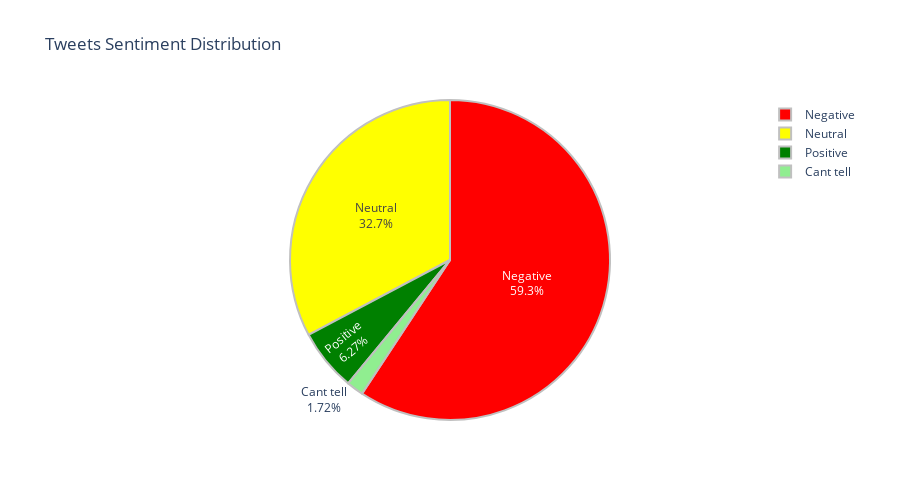

The code cell stored with this chart in its notebook:
### Markdown cell above
As we can see from the counts there is class imbalance in data

### Code cell
sentiment_label = ['Negative','Neutral','Positive','Can''t tell']
count_values = df_value_counts['counts']
colors = ['red', 'yellow', 'green', 'lightgreen']
sentiments = go.Pie(labels=sentiment_label, values=count_values, marker=dict(colors=colors
                                                            , line=dict(color='#C0C0C0',width=2)),
                                                            name='Twitter Sentiments', textinfo='label+percent')


layout = go.Layout(height = 500,
                   width = 900,
                   autosize = False,
                   title = 'Tweets Sentiment Distribution')
fig = go.Figure(data = sentiments, layout = layout)


fig.show()

### Figure 1 — Plotly figure (JSON) as saved in the notebook; plotly's stock layout.template omitted (floating-point values rounded to 4 significant figures)
{"data": [{"labels": ["Negative", "Neutral", "Positive", "Cant tell"], "marker": {"colors": ["red", "yellow", "green", "lightgreen"], "line": {"color": "#C0C0C0", "width": 2}}, "name": "Twitter Sentiments", "textinfo": "label+percent", "type": "pie", "values": [4311, 2382, 456, 125]}], "layout": {"autosize": false, "height": 500, "title": {"text": "Tweets Sentiment Distribution"}, "width": 900}}
